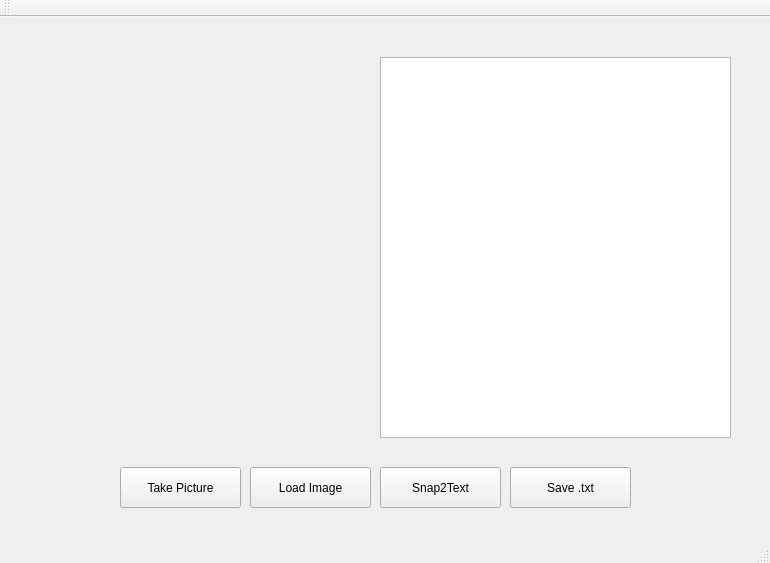
<?xml version="1.0" encoding="UTF-8"?>
<ui version="4.0">
 <class>MainWindow</class>
 <widget class="QMainWindow" name="MainWindow">
  <property name="geometry">
   <rect>
    <x>0</x>
    <y>0</y>
    <width>770</width>
    <height>563</height>
   </rect>
  </property>
  <property name="windowTitle">
   <string>MainWindow</string>
  </property>
  <widget class="QWidget" name="centralWidget">
   <widget class="QPushButton" name="pushButton">
    <property name="geometry">
     <rect>
      <x>380</x>
      <y>450</y>
      <width>121</width>
      <height>41</height>
     </rect>
    </property>
    <property name="text">
     <string>Snap2Text</string>
    </property>
   </widget>
   <widget class="QPushButton" name="pushButton_2">
    <property name="geometry">
     <rect>
      <x>120</x>
      <y>450</y>
      <width>121</width>
      <height>41</height>
     </rect>
    </property>
    <property name="text">
     <string>Take Picture</string>
    </property>
   </widget>
   <widget class="QPushButton" name="pushButton_3">
    <property name="geometry">
     <rect>
      <x>250</x>
      <y>450</y>
      <width>121</width>
      <height>41</height>
     </rect>
    </property>
    <property name="text">
     <string>Load Image</string>
    </property>
   </widget>
   <widget class="QPushButton" name="pushButton_4">
    <property name="geometry">
     <rect>
      <x>510</x>
      <y>450</y>
      <width>121</width>
      <height>41</height>
     </rect>
    </property>
    <property name="text">
     <string>Save .txt</string>
    </property>
   </widget>
   <widget class="QPlainTextEdit" name="plainTextEdit">
    <property name="geometry">
     <rect>
      <x>380</x>
      <y>40</y>
      <width>351</width>
      <height>381</height>
     </rect>
    </property>
   </widget>
   <widget class="QWidget" name="view" native="true">
    <property name="geometry">
     <rect>
      <x>40</x>
      <y>40</y>
      <width>321</width>
      <height>381</height>
     </rect>
    </property>
   </widget>
  </widget>
  <widget class="QToolBar" name="mainToolBar">
   <attribute name="toolBarArea">
    <enum>TopToolBarArea</enum>
   </attribute>
   <attribute name="toolBarBreak">
    <bool>false</bool>
   </attribute>
  </widget>
  <widget class="QStatusBar" name="statusBar"/>
 </widget>
 <layoutdefault spacing="6" margin="11"/>
 <resources/>
 <connections/>
</ui>
